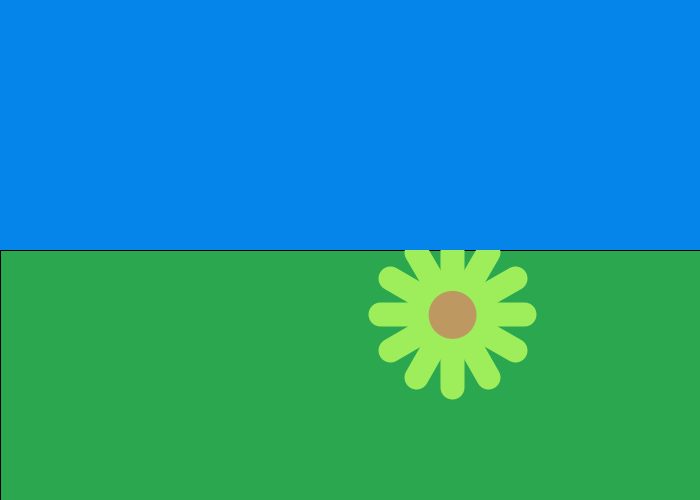
Frame 1 (no input)
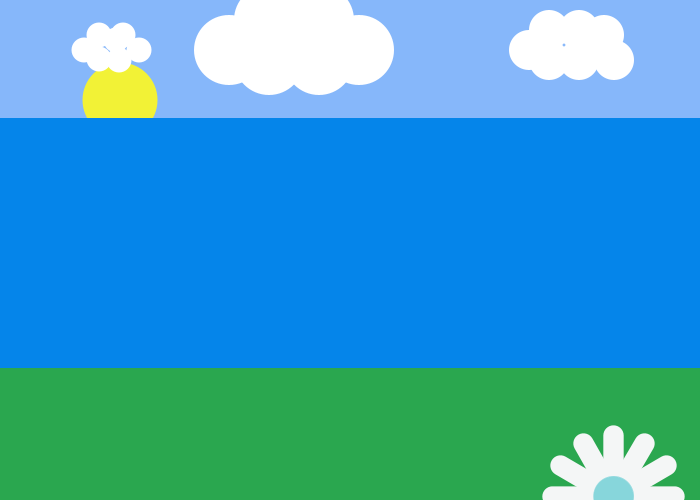
Frame 60 (the mouse pressed at the canvas centre just before this capture)
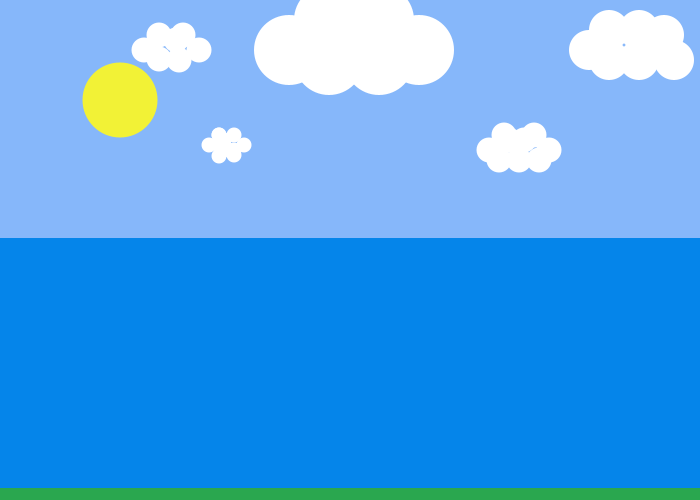
Frame 120 (the mouse held since frame 60 and released just before this capture)

The Processing sketch that drew these frames (run headless with seeded random() and noise(); from frame 60 on, the mouse is pressed at the canvas centre):

// Processing sketch: Kuo_Ashley_First_SemestermProject
// ── Kuo_Ashley_First_SemestermProject.pde
/*
Ashley Kuo
 6/29/22
 In my project, I decided to make a field of flowers changing colors
 and weather. From clear sky to cloudy to rainy. It will be a timelaps of 
 the flowers dying and regrowing through the seasons. The rain pour 
 appears all the time because it rains a lot through the year. Clouds 
 come and go because clouds move around. I thought to keep the sun always 
 because I wanted to think outside of the box and make it always day time
 From the peer suggestions in the beginning of class I tried to use thoughs 
 and incorporate them into my code. I tried to use part of the lunch period to
 look back on it and see if i could fix or change anything. The part of the 
 project that seemed challenging to me was trying diffeent codes to make the 
 flower to my liking and the most time consuming was making all the circles 
 for the clouds to be in certain places. I thought it was fun to see how all 
 the work you put into it makes something really cool and colorful. I had to 
 figure out how to deal with things that wasn't in my time span. I had to change
 my idea many times because something wouldn't work out and then 
 I would have no time left. 
 */

//variables:
float cloud = -30;
float cloudx = 0;
float cloud3x = 55;
float flower = 250;
float rSpeed = 2; //speed for rain
float rainY = 0;
      
int randomColor() {
  return color(random(125, 266), random(277), random(288));
}

void drawFlower(float x, float y, float flowerSize) {
  push();
  strokeWeight(flowerSize);
  stroke(randomColor());


  //petals
  translate(x, y);
  for (int i=0; i<12; i++) {
    rotate(TWO_PI / 12); //(amount)
    line(0, 0, 3 * flowerSize, 0); // length of the petals
  }
//randomizing the colro of the flowers 
  strokeWeight(0);
  fill(randomColor());
  ellipse(0, 0, 2 * flowerSize, 2 * flowerSize); //the middle circle of flower
 pop();
}

void setup() {
  size(700, 500);
  
}

void draw() {
  background(#86B7FA); //light blue background
  //grass
  fill(#2AA74F);
  rect(0, flower, 700, 500);

//Sun:
  fill(#F2F236);
  noStroke();
  circle(120, 100, 75); 

  push();
  translate(cloud, -50);
  cloud = cloud+1;
  fill(#ffffff);
  noStroke();
  //cloud1:
  circle(200 + cloudx, 100, 70);
  circle(240 + cloudx, 70, 70);
  circle(290 + cloudx, 70, 70);
  circle(330 + cloudx, 100, 70);
  circle(240 + cloudx, 110, 70);
  circle(290 + cloudx, 110, 70);
  //cloud2:
  circle(500 + cloudx, 100, 40);
  circle(520 + cloudx, 80, 40);
  circle(550 + cloudx, 80, 40);
  circle(575 + cloudx, 85, 40);
  circle(585 + cloudx, 110, 40);
  circle(520 + cloudx, 110, 40);
  circle(550 + cloudx, 110, 40);
  //cloud3:
  circle(cloud3x + cloudx, 100, 25);
  circle(70 + cloudx, 85, 25);
  circle(94 + cloudx, 85, 25);
  circle(110 + cloudx, 100, 25);
  circle(70 + cloudx, 109, 25);
  circle(90 + cloudx, 110, 25);
  circle(87 + cloudx, 90, 25);
  //clouds4:
  circle(400 + cloudx, 200, 25);
  circle(410 + cloudx, 210, 25);
  circle(430 + cloudx, 210, 25);
  circle(450 + cloudx, 210, 25);
  circle(460 + cloudx, 200, 25);
  circle(415 + cloudx, 185, 25);
  circle(445 + cloudx, 185, 25);
  circle(420 + cloudx, 190, 25);
  circle(435 + cloudx, 190, 25);
  //cloud5:
  circle(155 + cloudx, 195, 15);
  circle(130 + cloudx, 206, 15);
  circle(130 + cloudx, 195, 15);
  circle(145 + cloudx, 200, 15);
  circle(145 + cloudx, 205, 15);
  circle(130 + cloudx, 185, 15);
  circle(130 + cloudx, 185, 15);
  circle(145 + cloudx, 185, 15);
  circle(120 + cloudx, 195, 15);
  circle(135 + cloudx, 190, 15);
  circle(140 + cloudx, 200, 15);
  pop();

  //if block 1
  if (flower == 250) {
    drawFlower(random(width), random(height/2, height), random(5, 25));//how far the flowers can travel up the screen
  }
  //rain block:
    fill(5, 133, 234);
    noStroke();
    rect(0, rainY, 700, 250);
  
  rainY = rainY +rSpeed;
  
  if (rainY > height/2) {
    rSpeed = -abs(rSpeed);
  }
  if (rainY < 0) {
    rSpeed = abs(rSpeed);
  } 
}

/*
Peer Feedback:
A tree that stays stationary throughout the seasons
Sun stays near the corner
My peers helped me a lot with figuring out ideas to put in my flower animation.
I used some of there feedback. I added a sun in the top left but I didn't make
a tree becuase I didn't have enough time but I would have if I did. They also encouraged 
my animation which helped uplift me and make me more confident with it.
*/
